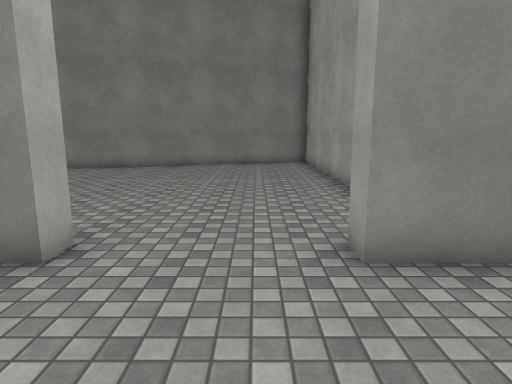
[1] (above)

17 first-person views from a walk through a 3-D level made in the Unity game engine. The camera is 1.5 m above the floor, tilts 10° down and sees 75° across. The floor is counted in squares, 1 m on a side. Each view is taken from the middle of a square. On the plan, view 1 faces up. The plan holds only what a view shows up to about 15 squares ahead; the rest is blank. The place goes on beyond the plan. Surface patterns are stand-ins for the level's own textures.

[2]
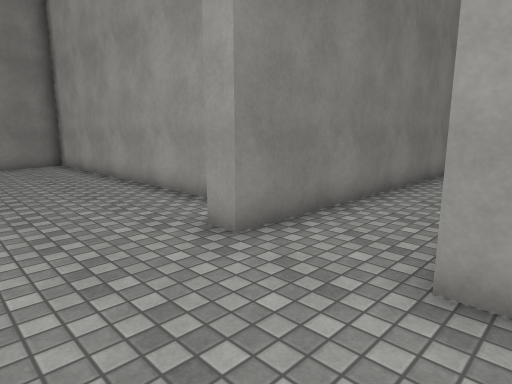

[3]
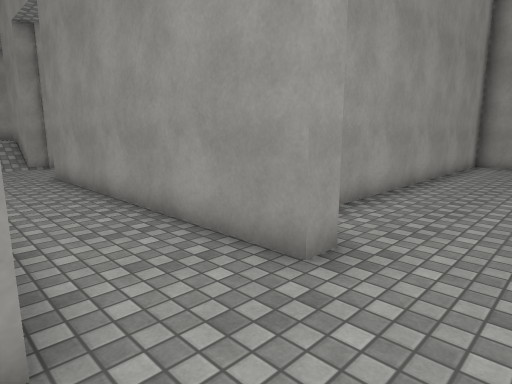

[4]
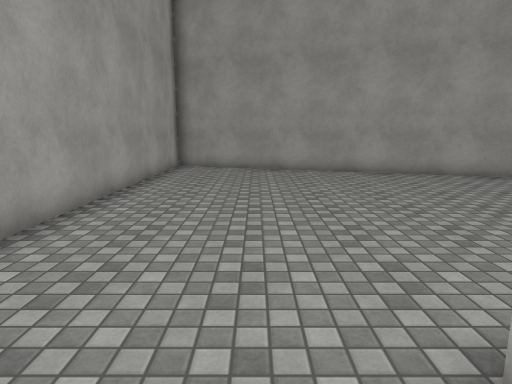

[5]
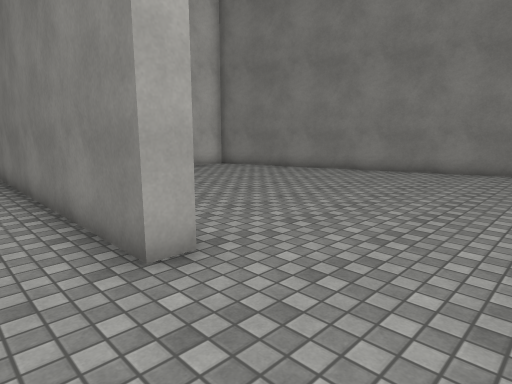

[6]
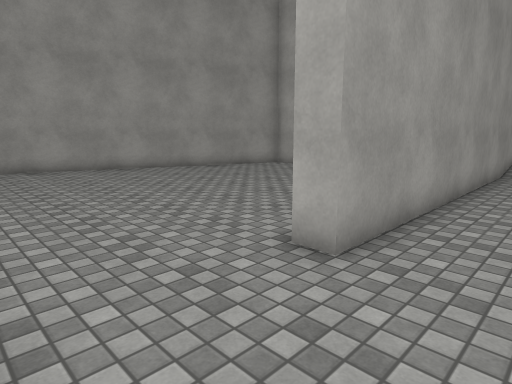

[7]
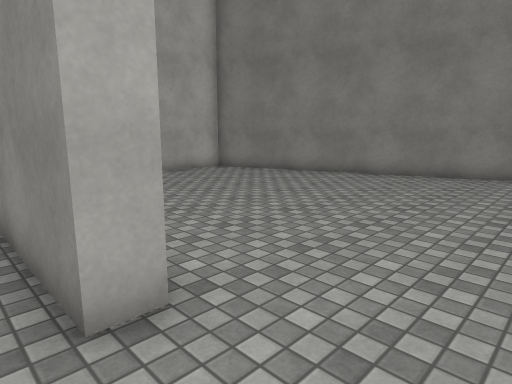

[8]
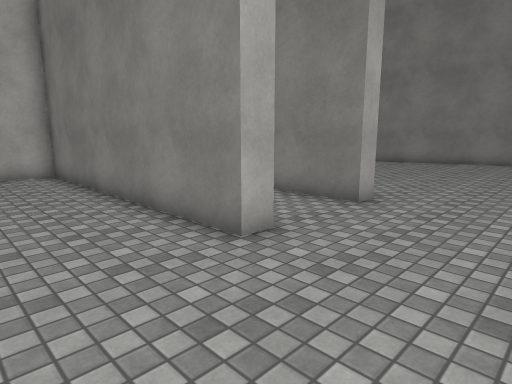

[9]
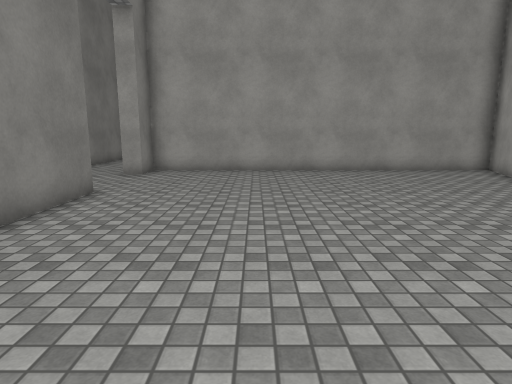

[10]
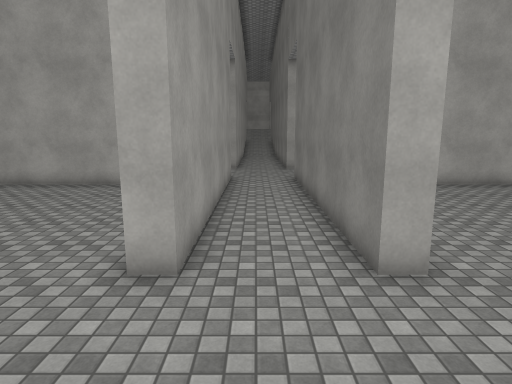

[11]
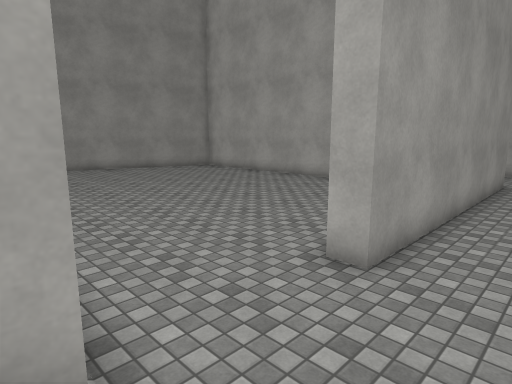

[12]
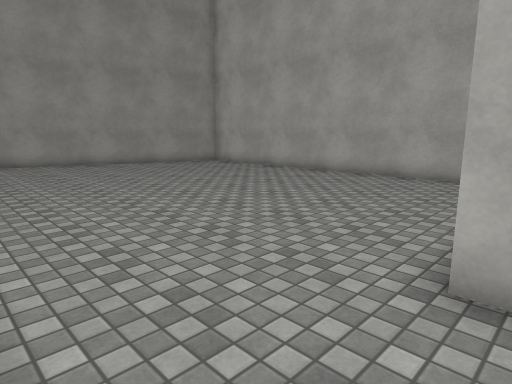

[13]
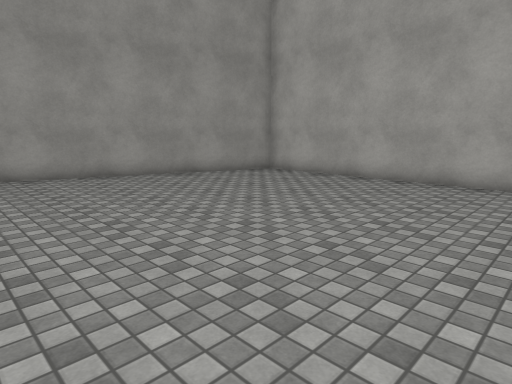

[14]
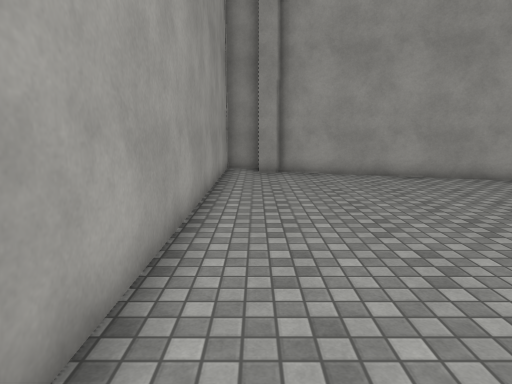

[15]
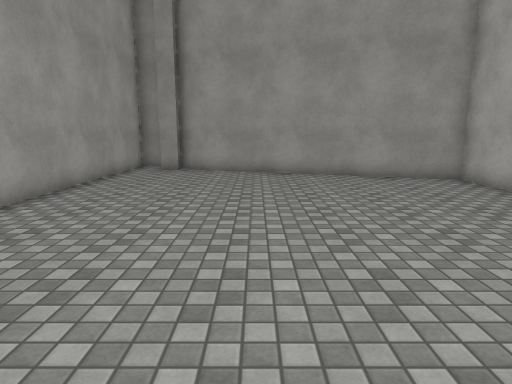

[16]
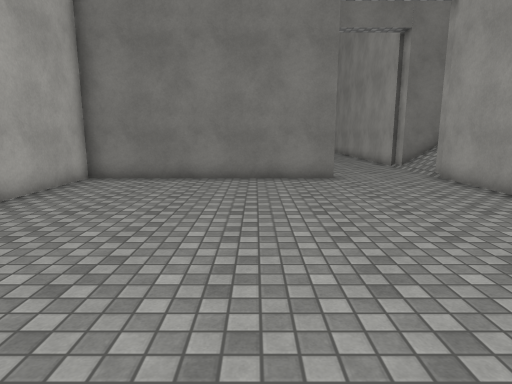

[17]
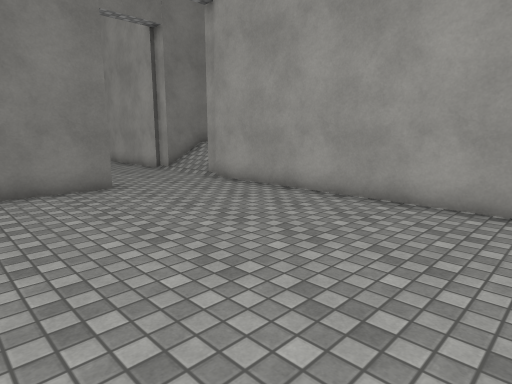

### Floor plan
Points are (right, up) in squares from view 1. A wall is a line through its corners. A room is listed if a view was taken in it or the views show most of it. See-through windows are left out.
Room 1 (views 1, 2, 3, 4, 5, 6, 7, 8, 9)
walls: (-2.5, 4.5) (-2.5, 3.7) (-11.5, 3.7); (2.6, 6.1) (2.6, 16.9); (-11.5, 0.9) (-2.5, 0.9) (-2.5, 0.2) (-11.5, 0.2); (-9.7, -9.4) (2.6, -13.5) (2.6, 0.2) (1.3, 0.2) (1.3, 0.9) (11.6, 0.9); (11.6, 3.7) (1.3, 3.7) (1.3, 4.5); (2.3, 17.4) (-11.5, 12.9)
ways out: opening at (11, 2.5) to room 2
Room 2 (views 10, 11, 12, 13, 14, 15, 16, 17)
walls: (11.6, 0.9) (11.6, 0.2) (3.3, 0.2) (3.3, -13.8) (13.2, -17.1); (15.4, 0.1) (15.4, 0.9) (17.8, 0.9); (13.2, -16.7) (14, -16.7); (11.6, 4.5) (11.6, 3.7); (15.2, -18.3) (15.2, 0.2); (17.1, 3.7) (15.4, 3.7) (15.4, 4.5)
ways out: opening at (11, 2.5) to room 1; opening at (13, 4); opening at (16.5, 2.5)

Where each view was taken, in squares from view 1:
view 1: 0 up, 0 right, facing up
view 2: 0 up, 2 left, facing up-right
view 3: 4 up, 1 left, facing down-right
view 4: 2 up, 1 left, facing down
view 5: 2 up, 1 right, facing up-left
view 6: 3 up, 1 right, facing down-left
view 7: 3 up, 0 right, facing up-left
view 8: 3 down, 1 right, facing up-left
view 9: 4 down, 11 left, facing right
view 10: 2 up, 16 right, facing left
view 11: 3 up, 16 right, facing down-left
view 12: 1 up, 15 right, facing down-left
view 13: 4 down, 14 right, facing down-left
view 14: 4 down, 14 right, facing down
view 15: 3 down, 10 right, facing down
view 16: 11 down, 9 right, facing up
view 17: 9 down, 8 right, facing up-right
